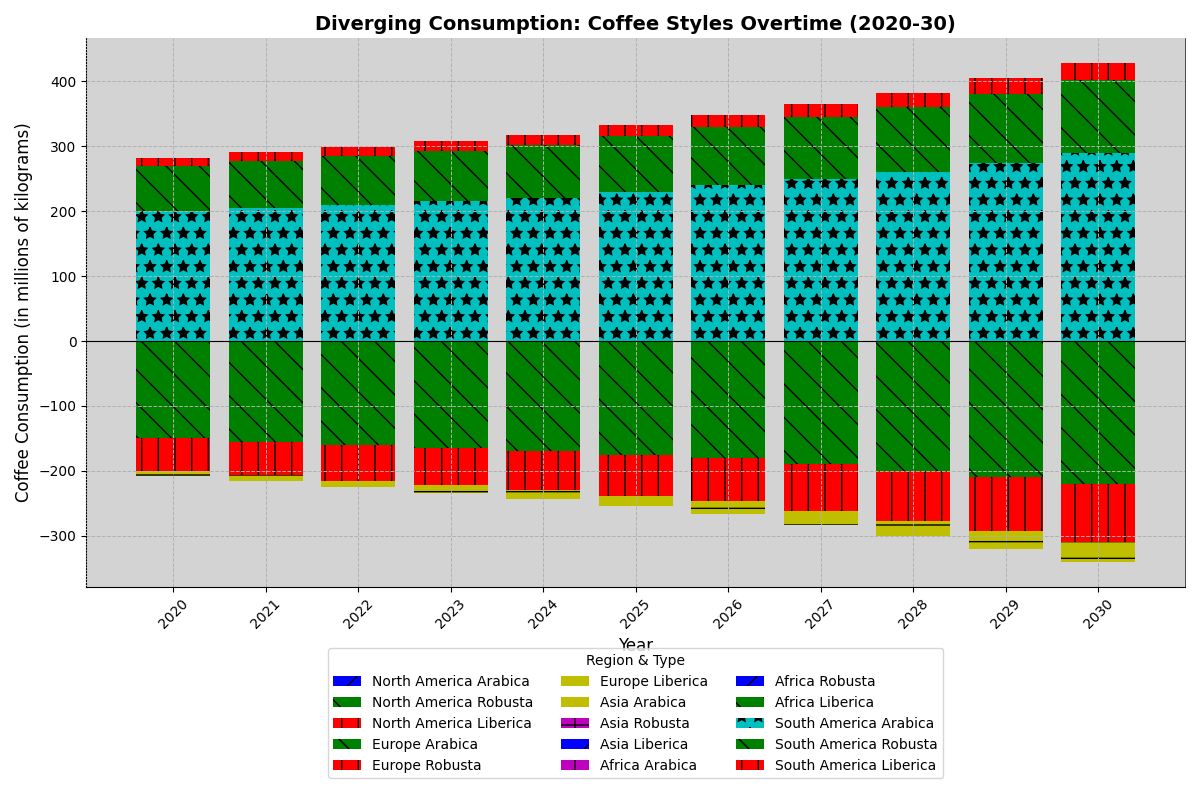

The Python source for this figure:
import matplotlib.pyplot as plt
import numpy as np

years = np.arange(2020, 2031)

regions_data = {
    'North America': (np.array([120, 125, 130, 140, 145, 150, 160, 170, 180, 195, 210]), 
                      np.array([40, 42, 43, 45, 47, 50, 53, 56, 60, 65, 70]), 
                      np.array([5, 5, 5, 6, 6, 7, 8, 9, 10, 11, 12])),
    'Europe': (np.array([150, 155, 160, 165, 170, 175, 180, 190, 200, 210, 220]), 
               np.array([50, 52, 55, 57, 60, 63, 67, 72, 77, 83, 90]), 
               np.array([8, 9, 10, 12, 14, 16, 19, 21, 24, 27, 30])),
    'Asia': (np.array([130, 132, 134, 136, 138, 140, 145, 150, 155, 162, 170]), 
             np.array([100, 105, 110, 115, 120, 125, 130, 140, 150, 160, 170]), 
             np.array([10, 11, 12, 13, 15, 17, 20, 23, 26, 30, 35])),
    'Africa': (np.array([50, 52, 54, 56, 58, 60, 62, 65, 68, 72, 76]), 
               np.array([30, 32, 34, 36, 38, 40, 42, 45, 48, 52, 55]), 
               np.array([5, 5, 6, 6, 7, 8, 8, 9, 10, 11, 12])),
    'South America': (np.array([200, 205, 210, 215, 220, 230, 240, 250, 260, 275, 290]), 
                      np.array([70, 73, 75, 78, 82, 86, 90, 95, 100, 106, 112]), 
                      np.array([12, 13, 14, 15, 16, 17, 18, 20, 22, 24, 26])),
}

left_regions = ['North America', 'Europe']
right_regions = ['Asia', 'Africa', 'South America']

fig, ax = plt.subplots(figsize=(12, 8))

colors = ['b', 'g', 'r', 'y', 'm', 'c']
hatches = ['/', '\\', '|', '-', '+', '*']
markers = ['o', '^', 's', 'D', 'x', 'O']
indices = [0, 1, 2]

for region_idx, region in enumerate(left_regions):
    arabica, robusta, liberica = regions_data[region]
    ax.bar(years, -arabica, label=f'{region} Arabica', color=colors[region_idx], hatch=hatches[region_idx], width=0.8)
    ax.bar(years, -robusta, bottom=-arabica, label=f'{region} Robusta', color=colors[(region_idx + 1) % 5], hatch=hatches[(region_idx + 1) % 5], width=0.8)
    ax.bar(years, -liberica, bottom=-arabica-robusta, label=f'{region} Liberica', color=colors[(region_idx + 2) % 5], hatch=hatches[(region_idx + 2) % 5], width=0.8)

for region_idx, region in enumerate(right_regions):
    arabica, robusta, liberica = regions_data[region]
    ax.bar(years, arabica, label=f'{region} Arabica', color=colors[region_idx + 3], hatch=hatches[region_idx + 3], width=0.8)
    ax.bar(years, robusta, bottom=arabica, label=f'{region} Robusta', color=colors[(region_idx + 4) % 5], hatch=hatches[(region_idx + 4) % 5], width=0.8)
    ax.bar(years, liberica, bottom=arabica+robusta, label=f'{region} Liberica', color=colors[(region_idx + 5) % 5], hatch=hatches[(region_idx + 5) % 5], width=0.8)

ax.set_facecolor('lightgrey')
ax.grid(True, which='major', linestyle='--', linewidth=0.7)
ax.spines['top'].set_visible(False)
ax.spines['right'].set_linewidth(0.5)
ax.spines['left'].set_linestyle('dotted')
ax.spines['bottom'].set_color('black')

ax.set_title("Diverging Consumption: Coffee Styles Overtime (2020-30)", fontsize=14, fontweight='bold')
ax.set_xlabel("Year", fontsize=12)
ax.set_ylabel("Coffee Consumption (in millions of kilograms)", fontsize=12)
ax.axhline(0, color='black', linewidth=0.8)
ax.legend(loc='upper center', bbox_to_anchor=(0.5, -0.1), ncol=3, title='Region & Type')

plt.xticks(years, rotation=45)
plt.tight_layout()
plt.show()
